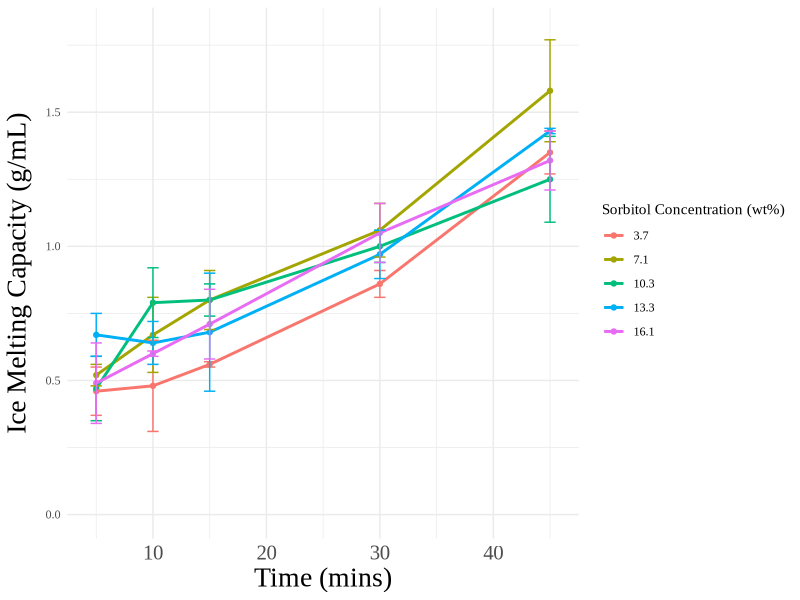

Write R code to recreate this figure.
library(ggplot2)
library(tidyr)
library(stringr)

data <- data.frame(
  Sorbitol_Concentration = c(3.7, 7.1, 10.3, 13.3, 16.1),
  `5 minutes` = c(0.46, 0.52, 0.47, 0.67, 0.49),
  `10 minutes` = c(0.48, 0.67, 0.79, 0.64, 0.60),
  `15 minutes` = c(0.56, 0.80, 0.80, 0.68, 0.71),
  `30 minutes` = c(0.86, 1.06, 1.00, 0.97, 1.05),
  `45 minutes` = c(1.35, 1.58, 1.25, 1.43, 1.32))

data_long <- pivot_longer(data, cols = -Sorbitol_Concentration, names_to = "Time_Interval", values_to = "Average")

data_long$Time_Interval <- str_extract(data_long$Time_Interval, "\\d+")

data_long$Time_Interval <- as.numeric(data_long$Time_Interval)

data_long$STD <- c(0.09, 0.17, 0.01, 0.05, 0.08, 0.04, 0.14, 0.11, 0.10, 0.19, 0.12, 0.13, 0.06, 
                   0.06, 0.16, 0.08, 0.08, 0.22, 0.09, 0.01, 0.15, 0.01, 0.13, 0.11, 0.11)

ggplot(data_long, aes(x = Time_Interval, y = Average, color = factor(Sorbitol_Concentration))) +
  geom_point() +
  geom_line(linewidth = 1) +
  geom_errorbar(aes(ymin = Average - STD, ymax = Average + STD), width = 1) +
  labs(x = "Time (mins)", y = "Ice Melting Capacity (g/mL)", color = "Sorbitol Concentration (wt%)") +
  theme_minimal() +
  theme(
    text = element_text(family = "Times New Roman"),
    plot.title = element_text(hjust = 0.5, size = 30),
    axis.title.x = element_text(size = 20),
    axis.title.y = element_text(size = 20, margin = margin(t = 0, r = 10, b = 0, l = 0)),
    axis.text.x = element_text(size = 15)) +
  ylim(0, 1.8)

